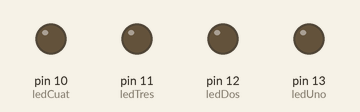
A sketch run on a simulated Arduino Uno, built with avr-gcc and run on an emulated ATmega328P. Parts: output pins drawn as LEDs (lit = HIGH).

Above: at 0.1 s.
At 4.1 s:
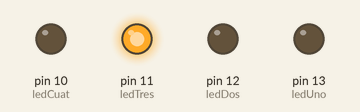
At 8.1 s:
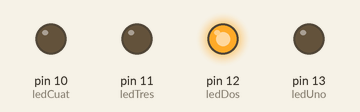
At 18.1 s:
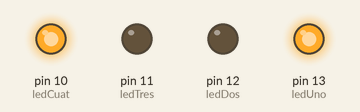
At 28.1 s:
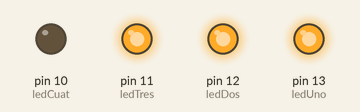
At 38.1 s:
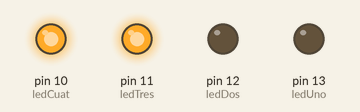
Timing chart, 0 to 39.6 s (numbered marks = the images above):
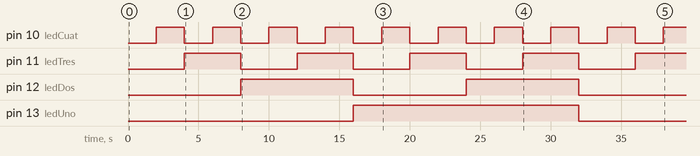

The sketch:

codigoBinario-leds.ino
```cpp
const int ledUno = 13;
const int ledDos = 12;
const int ledTres = 11;
const int ledCuat = 10;
const int tiempoEs = 2000;

void setup() {
  pinMode(ledUno,OUTPUT);
  pinMode(ledDos,OUTPUT);
}

void loop() {
  numCero();
  delay(tiempoEs);
  numUno();
  delay(tiempoEs);
  numDos();
  delay(tiempoEs);
  numTres();
  delay(tiempoEs);
  numCuat();
  delay(tiempoEs);
  numCinc();
  delay(tiempoEs);
  numSeis();
  delay(tiempoEs);
  numSiet();
  delay(tiempoEs);
  numOcho();
  delay(tiempoEs);
  numNuev();
  delay(tiempoEs);
  numDiez();
  delay(tiempoEs);
  numOnce();
  delay(tiempoEs);
  numDoce();
  delay(tiempoEs);
  numTrec();
  delay(tiempoEs);
  numCator();
  delay(tiempoEs);
  numQuin();
  delay(tiempoEs);
}

void numCero(){
  digitalWrite(ledUno,LOW);
  digitalWrite(ledDos,LOW);
  analogWrite(ledTres,0);
  analogWrite(ledCuat,0);
}

void numUno(){
  numCero();
  analogWrite(ledCuat,255);
}

void numDos(){
  numCero();
  analogWrite(ledTres,255);
}

void numTres(){
  numCero();
  analogWrite(ledCuat,255);
  analogWrite(ledTres,255);
}

void numCuat(){
  numCero();
  digitalWrite(ledDos,HIGH);
}

void numCinc(){
  numCero();
  digitalWrite(ledDos,HIGH);
  analogWrite(ledCuat,255);
}

void numSeis(){
  numCero();
  digitalWrite(ledDos,HIGH);
  analogWrite(ledTres,255);
}

void numSiet(){
  numCero();
  digitalWrite(ledDos,HIGH);
  analogWrite(ledTres,255);
  analogWrite(ledCuat,255);
}

void numOcho(){
  numCero();
  digitalWrite(ledUno,HIGH);
}

void numNuev(){
  numCero();
  digitalWrite(ledUno,HIGH);
  analogWrite(ledCuat,255);
}

void numDiez(){
  numCero();
  digitalWrite(ledUno,HIGH);
  analogWrite(ledTres,255);
}

void numOnce(){
  numCero();
  digitalWrite(ledUno,HIGH);
  analogWrite(ledTres,255);
  analogWrite(ledCuat,255);
}

void numDoce(){
  numCero();
  digitalWrite(ledUno,HIGH);
  digitalWrite(ledDos,HIGH);
}

void numTrec(){
  numCero();
  digitalWrite(ledUno,HIGH);
  digitalWrite(ledDos,HIGH);
  analogWrite(ledCuat,255);
}

void numCator(){
  numCero();
  digitalWrite(ledUno,HIGH);
  digitalWrite(ledDos,HIGH);
  analogWrite(ledTres,255);
}

void numQuin(){
  numCero();
  digitalWrite(ledUno,HIGH);
  digitalWrite(ledDos,HIGH);
  analogWrite(ledTres,255);
  analogWrite(ledCuat,255);
}
```

Measured:
- by itself, pin 10 (ledCuat): alternates HIGH for 2.0 s and LOW for 2.0 s
- by itself, pin 11 (ledTres): alternates HIGH for 4.0 s and LOW for 4.0 s
- by itself, pin 12 (ledDos): alternates HIGH for 8.0 s and LOW for 8.0 s
- by itself, pin 13 (ledUno): LOW → HIGH at 16.0 s, → LOW 16.0 s later
